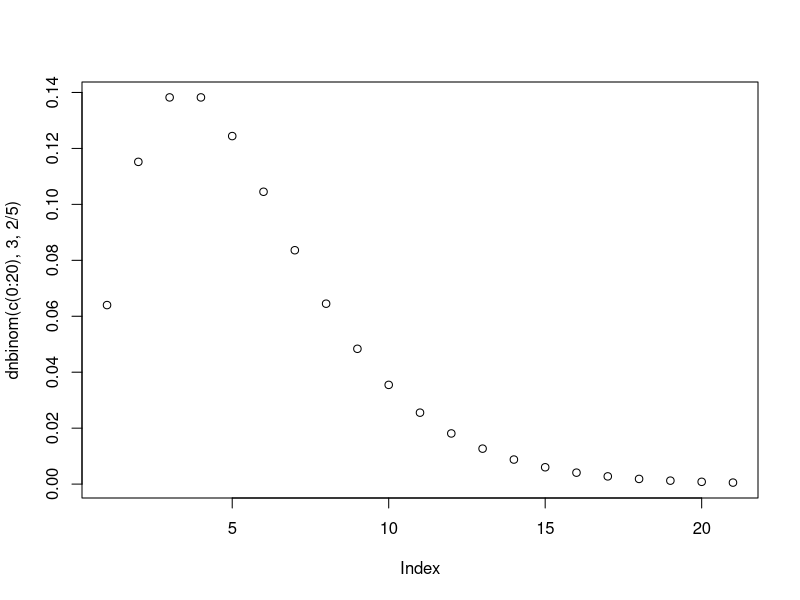
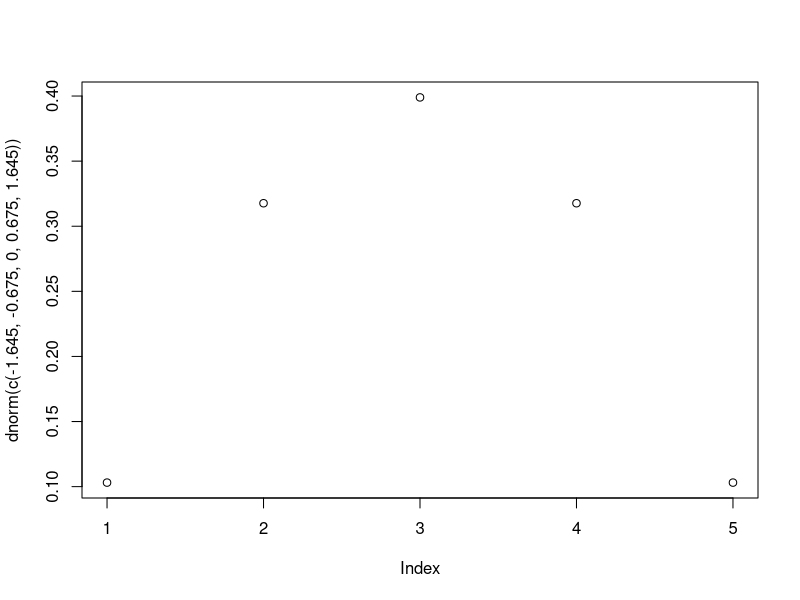

Write the R code that produced these figures, in order. (Note: this script raises an error after producing the figures.)
#1.
#a.
dnbinom(c(0:20),3,2/5)
plot(dnbinom(c(0:20),3,2/5))
#b.
dnorm(c(-1.645,-.675,0,.675,1.645))
plot(dnorm(c(-1.645,-.675,0,.675,1.645)))
#c.
chisq.test(c(13.362,15.507,20.090))
#not sure how to plot this, it's being a little bit weird / I need a bit more understanding before I can plot this how I'm supposed to

#d.
dnbinom(c(0:8),75,1/50)
#starts off slow, then picks up quick
dnbinom(c(0:8),750,1/500)
#just all zeros
dpois(c(0:8),1.5)
#Picks up quick then declines rapidly then declines at a lower rate to 0
#2.
#a.

dbeta(2,5)

#b.
rhyper(1000,14,6,10)
#Min. 1st Qu.  Median    Mean 3rd Qu.    Max. 
#4.000   6.000   7.000   6.979   8.000  10.000 
rhyper(1000,56,24,10)
#Min. 1st Qu.  Median    Mean 3rd Qu.    Max. 
#2.000   6.000   7.000   7.048   8.000  10.000 
#sd and mean are bigger in second example with more balls

#c.
#d.



